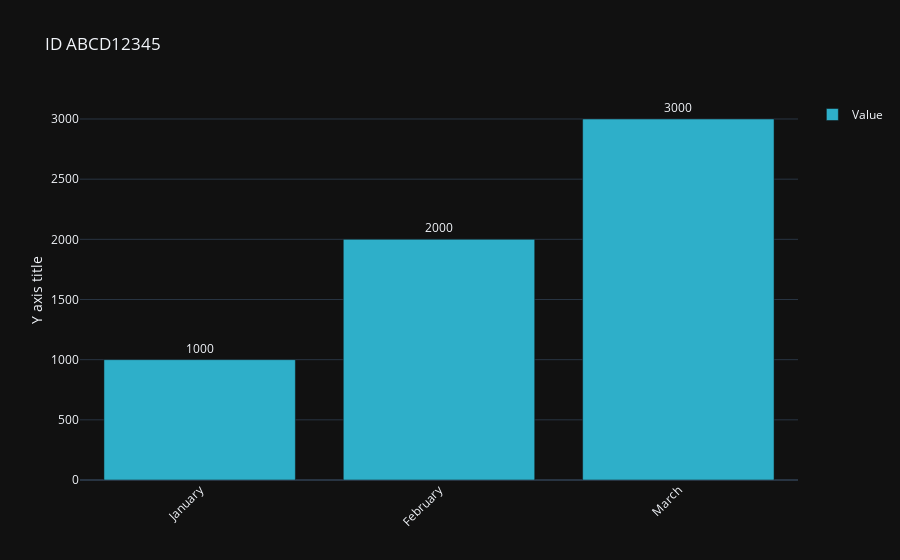
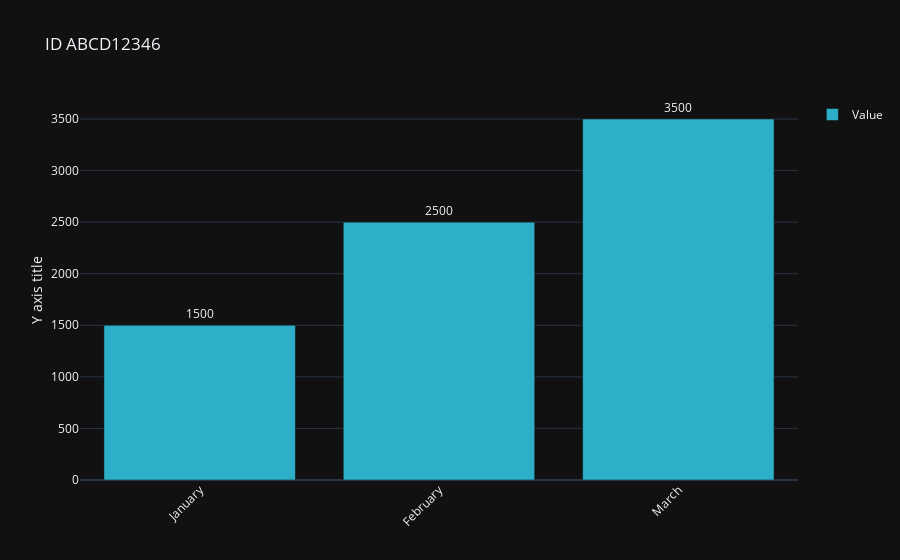
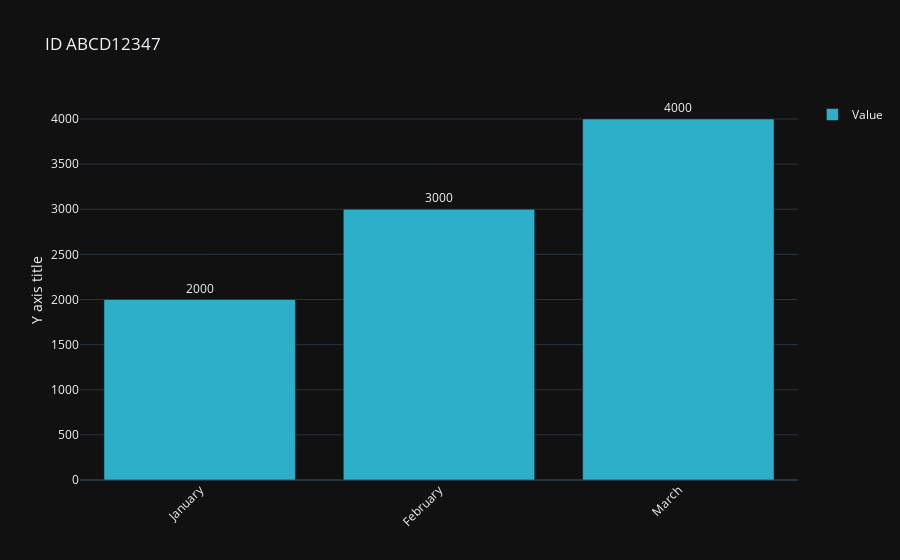

Write notebook code for charts like these, in order.
### Markdown cell above
# CSV bar chart generator

### **Input:** A CSV file with first column being an ID that's used for indexing and file names.

### **Output:** Bar charts in PNG format for each row, filenames *&lt;ID&gt;.png*
    
---
    
Check out [Plotly getting started page for all the required libraries etc.](https://plot.ly/python/getting-started/) Orca is needed for the static image files.

**Note:** IANAD (*I Am Not A Developer*), so this ~~might be~~ is ugly code, illogical, slow etc. This is meant for inspiration only, *not* for any kind of production use anywhere.

---

#### CSV formatting example:

```
ID,January,February,March
ABCD12345,1000,2000,3000
ABCD12346,1500,2500,3500
ABCD12347,2000,3000,4000
```

### Code cell
import pandas as pd
import plotly.graph_objects as go
import plotly.io as pio
import os

pio.templates.default = "plotly_dark"

# Reads the CSV that contains the data
data = pd.read_csv('data.csv')

# Sets ID column as the index
data.set_index('ID', inplace=True)

# Check if path 'images' exists - if not, create it
if not os.path.exists("images"):
    os.mkdir("images")

# Creates an array from the ID column
rowID = data.index

# Loops through all the unique IDs
for i in rowID:

	fig = go.Figure()

	# Draw the consumption bar chart
	fig.add_trace(
		go.Bar(
			# X axis values created from the header row of the CSV
			x = list(data),
			# Y axis values created from the rows, based on the unique IDs
			y = data.loc[i],
			name = 'Value',
			# Shows the Y axis values
			text = data.loc[i],
			# Displays the Y axis values inside the bars
			textposition='outside',
			#Bar color
			marker_color='#2eafc9'
		))

	# Layout settings, all optional
	fig.update_layout(
        # Unique ID as chart title
		title='ID %s' % i,
		#width=1920, height=1080,
		showlegend=True,
        # Rotate the X axis ticks
		xaxis_tickangle=-45,
		yaxis_title='Y axis title',
		#margin=dict(l=200, r=200, t=100, b=100,pad=10),
		#font=dict(family='Arial, Helvetica, sans-serif', size=24, color='#303030')
		)
    
	# Writes the image file(s), uses the unique ID as the file name
    # Uncomment below to use
	# fig.write_image("images/{0}.png".format(i))
	fig.show()

### Figure 1 — Plotly figure (JSON) as saved in the notebook; plotly's stock layout.template omitted (floating-point values rounded to 4 significant figures)
{"data": [{"marker": {"color": "#2eafc9"}, "name": "Value", "text": [1000, 2000, 3000], "textposition": "outside", "type": "bar", "x": ["January", "February", "March"], "y": [1000, 2000, 3000]}], "layout": {"showlegend": true, "title": {"text": "ID ABCD12345"}, "xaxis": {"tickangle": -45}, "yaxis": {"title": {"text": "Y axis title"}}}}

### Figure 2 — Plotly figure (JSON) as saved in the notebook; plotly's stock layout.template omitted (floating-point values rounded to 4 significant figures)
{"data": [{"marker": {"color": "#2eafc9"}, "name": "Value", "text": [1500, 2500, 3500], "textposition": "outside", "type": "bar", "x": ["January", "February", "March"], "y": [1500, 2500, 3500]}], "layout": {"showlegend": true, "title": {"text": "ID ABCD12346"}, "xaxis": {"tickangle": -45}, "yaxis": {"title": {"text": "Y axis title"}}}}

### Figure 3 — Plotly figure (JSON) as saved in the notebook; plotly's stock layout.template omitted (floating-point values rounded to 4 significant figures)
{"data": [{"marker": {"color": "#2eafc9"}, "name": "Value", "text": [2000, 3000, 4000], "textposition": "outside", "type": "bar", "x": ["January", "February", "March"], "y": [2000, 3000, 4000]}], "layout": {"showlegend": true, "title": {"text": "ID ABCD12347"}, "xaxis": {"tickangle": -45}, "yaxis": {"title": {"text": "Y axis title"}}}}
